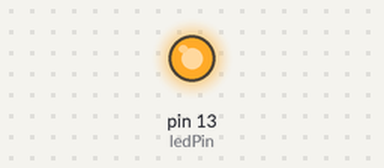
Bench run of a sketch on a simulated Arduino Uno, built with avr-gcc and run on an emulated ATmega328P. Parts: output pins drawn as LEDs (lit = HIGH).

Above: at 0.3 s.
At 28.3 s:
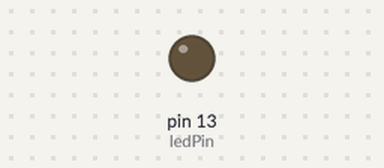
Timing chart, 0 to 38.7 s (numbered marks = the images above):
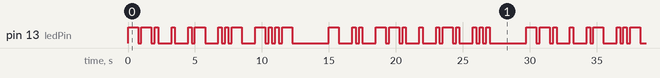

Measured:
- by itself, pin 13 (ledPin): moves between LOW and HIGH, repeating every 29.7 s
- by itself, everything shown: repeats every 29.7 s, in 52 steps

The sketch:

Villier_Hardware_1.ino
```cpp
//Author: Alex Villier
//Date:   3/20/2020
//YouTube Showcase: https://youtu.be/uoutn9wtW9A

const int ledPin = LED_BUILTIN;
const char message[] = "GEAUX TIGERS";
const int arrayLength = sizeof(message) / sizeof(message[0]);
const int morseSpeed = 250;
const int timeWithinLetter = morseSpeed;
const int timeForDot = morseSpeed;
const int timeForDash = 3 * morseSpeed;
const int timeBetweenLetters = 3 * morseSpeed;
const int timeBetweenWords = 7 * morseSpeed;

int ledState = LOW;
int letterPos = 0;
int interval = 0;
unsigned long prevMillis = 0;
unsigned long currMillis = 0;

void setup() {
  // put your setup code here, to run once:
  pinMode(ledPin, OUTPUT);
}

void loop() {
  // put your main code here, to run repeatedly:
  currMillis = millis();

  if(currMillis - prevMillis >= interval){
    NextLetter();
    prevMillis = millis();
    if(letterPos >= arrayLength){
      letterPos = 0;
      interval = timeBetweenWords;
    }
    else if(message[letterPos] == ' '){
      interval = timeBetweenWords;
    }
    else{
      interval = timeBetweenLetters;
    }
  }
}

void NextLetter(){
  switch(message[letterPos]){
    case 'A': Dot();
              Dash();
            break;
    case 'B': Dash();
              Dot();
              Dot();
              Dot();
            break;
    case 'C': Dash();
              Dot();
              Dash();
              Dot();
            break;
    case 'D': Dash();
              Dot();
              Dot();
            break;
    case 'E': Dot();
            break;
    case 'F': Dot();
              Dot();
              Dash();
              Dot();
            break;
    case 'G': Dash();
              Dash();
              Dot();
            break;
    case 'H': Dot();
              Dot();
              Dot();
              Dot();
            break;
    case 'I': Dot();
              Dot();
            break;
    case 'J': Dot();
              Dash();
              Dash();
              Dash();
            break;
    case 'K': Dash();
              Dot();
              Dash();
            break;
    case 'L': Dot();
              Dash();
              Dot();
              Dot();
            break;
    case 'M': Dash();
              Dash();
            break;
    case 'N': Dash();
              Dash();
            break;
    case 'O': Dash();
              Dash();
              Dash();
            break;
    case 'P': Dot();
              Dash();
              Dash();
              Dot();
            break;
    case 'Q': Dash();
              Dash();
              Dot();
              Dash();
            break;
    case 'R': Dot();
              Dash();
              Dot();
            break;
    case 'S': Dot();
              Dot();
              Dot();
            break;
    case 'T': Dash();
            break;
    case 'U': Dot();
              Dot();
              Dash();
            break;
    case 'V': Dot();
              Dot();
              Dot();
              Dash();
            break;
    case 'W': Dot();
              Dash();
              Dash();
            break;
    case 'X': Dash();
              Dot();
              Dot();
              Dash();
            break;
    case 'Y': Dash();
              Dot();
              Dash();
              Dash();
            break;
    case 'Z': Dash();
              Dash();
              Dot();
              Dot();
            break;
  }
  letterPos++;
}

void Dot(){
  digitalWrite(ledPin, HIGH);
  delay(timeForDot);
  digitalWrite(ledPin, LOW);
  delay(timeWithinLetter);
}

void Dash(){
  digitalWrite(ledPin, HIGH);
  delay(timeForDash);
  digitalWrite(ledPin, LOW);
  delay(timeWithinLetter);
}
```
